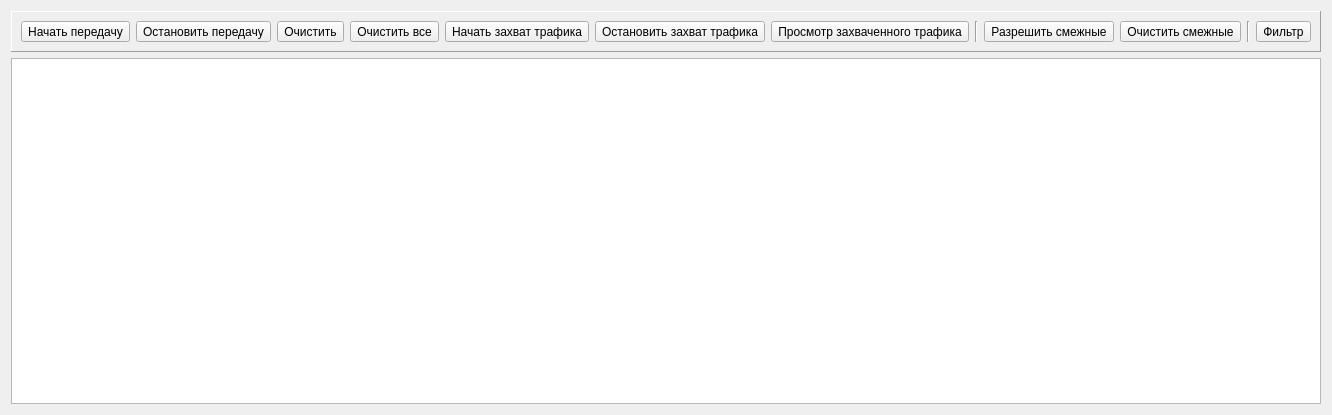
<?xml version="1.0" encoding="UTF-8"?>
<ui version="4.0">
 <class>PortStatsWindow</class>
 <widget class="QWidget" name="PortStatsWindow">
  <property name="geometry">
   <rect>
    <x>0</x>
    <y>0</y>
    <width>502</width>
    <height>415</height>
   </rect>
  </property>
  <property name="windowTitle">
   <string>Form</string>
  </property>
  <layout class="QVBoxLayout">
   <item>
    <widget class="QFrame" name="frame">
     <property name="frameShape">
      <enum>QFrame::Panel</enum>
     </property>
     <property name="frameShadow">
      <enum>QFrame::Raised</enum>
     </property>
     <layout class="QHBoxLayout">
      <item>
       <widget class="QToolButton" name="tbStartTransmit">
        <property name="toolTip">
         <string>Начать передачу</string>
        </property>
        <property name="statusTip">
         <string>Начать передачу на выбранных портах</string>
        </property>
        <property name="text">
         <string>Начать передачу</string>
        </property>
        <property name="icon">
         <iconset resource="ostinato.qrc">
          <normaloff>:/icons/control_play.png</normaloff>:/icons/control_play.png</iconset>
        </property>
       </widget>
      </item>
      <item>
       <widget class="QToolButton" name="tbStopTransmit">
        <property name="toolTip">
         <string>Остановить передачу</string>
        </property>
        <property name="statusTip">
         <string>Остановить передачу на выбранных портах</string>
        </property>
        <property name="text">
         <string>Остановить передачу</string>
        </property>
        <property name="icon">
         <iconset resource="ostinato.qrc">
          <normaloff>:/icons/control_stop.png</normaloff>:/icons/control_stop.png</iconset>
        </property>
       </widget>
      </item>
      <item>
       <widget class="QToolButton" name="tbClear">
        <property name="toolTip">
         <string>Очистить статистику на выбранных портах</string>
        </property>
        <property name="statusTip">
         <string>Очистить статистику на выбранных портах</string>
        </property>
        <property name="text">
         <string>Очистить</string>
        </property>
        <property name="icon">
         <iconset resource="ostinato.qrc">
          <normaloff>:/icons/portstats_clear.png</normaloff>:/icons/portstats_clear.png</iconset>
        </property>
       </widget>
      </item>
      <item>
       <widget class="QToolButton" name="tbClearAll">
        <property name="toolTip">
         <string>Очистить статистику на всех портах</string>
        </property>
        <property name="statusTip">
         <string>Очистить статистику на всех портах</string>
        </property>
        <property name="text">
         <string>Очистить все</string>
        </property>
        <property name="icon">
         <iconset resource="ostinato.qrc">
          <normaloff>:/icons/portstats_clear_all.png</normaloff>:/icons/portstats_clear_all.png</iconset>
        </property>
       </widget>
      </item>
      <item>
       <widget class="QToolButton" name="tbStartCapture">
        <property name="toolTip">
         <string>Начать захват трафика</string>
        </property>
        <property name="statusTip">
         <string>Начать захват трафика на выбранных портах</string>
        </property>
        <property name="text">
         <string>Начать захват трафика</string>
        </property>
        <property name="icon">
         <iconset resource="ostinato.qrc">
          <normaloff>:/icons/sound_none.png</normaloff>:/icons/sound_none.png</iconset>
        </property>
       </widget>
      </item>
      <item>
       <widget class="QToolButton" name="tbStopCapture">
        <property name="toolTip">
         <string>Остановить захват трафика</string>
        </property>
        <property name="statusTip">
         <string>Остановить захват трафика на выбранных портах</string>
        </property>
        <property name="text">
         <string>Остановить захват трафика</string>
        </property>
        <property name="icon">
         <iconset resource="ostinato.qrc">
          <normaloff>:/icons/sound_mute.png</normaloff>:/icons/sound_mute.png</iconset>
        </property>
       </widget>
      </item>
      <item>
       <widget class="QToolButton" name="tbViewCapture">
        <property name="toolTip">
         <string>Просмотр захваченного трафика</string>
        </property>
        <property name="statusTip">
         <string>Просмотр захваченного трафика на выбранных портах</string>
        </property>
        <property name="text">
         <string>Просмотр захваченного трафика</string>
        </property>
        <property name="icon">
         <iconset resource="ostinato.qrc">
          <normaloff>:/icons/magnifier.png</normaloff>:/icons/magnifier.png</iconset>
        </property>
       </widget>
      </item>
      <item>
       <widget class="Line" name="line">
        <property name="orientation">
         <enum>Qt::Vertical</enum>
        </property>
       </widget>
      </item>
      <item>
       <widget class="QToolButton" name="tbResolveNeighbors">
        <property name="toolTip">
         <string>Разрешить смежные устройства</string>
        </property>
        <property name="statusTip">
         <string>Разрешить смежные устройства на выбранных портах</string>
        </property>
        <property name="text">
         <string>Разрешить смежные</string>
        </property>
        <property name="icon">
         <iconset resource="ostinato.qrc">
          <normaloff>:/icons/neighbor_resolve.png</normaloff>:/icons/neighbor_resolve.png</iconset>
        </property>
       </widget>
      </item>
      <item>
       <widget class="QToolButton" name="tbClearNeighbors">
        <property name="toolTip">
         <string>Очистить смежные</string>
        </property>
        <property name="statusTip">
         <string>Очистить смежные устройства на выбранных портах</string>
        </property>
        <property name="text">
         <string>Очистить смежные</string>
        </property>
        <property name="icon">
         <iconset resource="ostinato.qrc">
          <normaloff>:/icons/neighbor_clear.png</normaloff>:/icons/neighbor_clear.png</iconset>
        </property>
       </widget>
      </item>
      <item>
       <widget class="Line" name="line2">
        <property name="orientation">
         <enum>Qt::Vertical</enum>
        </property>
       </widget>
      </item>
      <item>
       <spacer>
        <property name="orientation">
         <enum>Qt::Horizontal</enum>
        </property>
        <property name="sizeHint" stdset="0">
         <size>
          <width>40</width>
          <height>20</height>
         </size>
        </property>
       </spacer>
      </item>
      <item>
       <widget class="QToolButton" name="tbFilter">
        <property name="toolTip">
         <string>Фильтр портов</string>
        </property>
        <property name="statusTip">
         <string>Выбор отображаемых портов</string>
        </property>
        <property name="text">
         <string>Фильтр</string>
        </property>
        <property name="icon">
         <iconset resource="ostinato.qrc">
          <normaloff>:/icons/portstats_filter.png</normaloff>:/icons/portstats_filter.png</iconset>
        </property>
       </widget>
      </item>
     </layout>
    </widget>
   </item>
   <item>
    <widget class="QTableView" name="tvPortStats"/>
   </item>
  </layout>
 </widget>
 <resources>
  <include location="ostinato.qrc"/>
 </resources>
 <connections/>
</ui>
